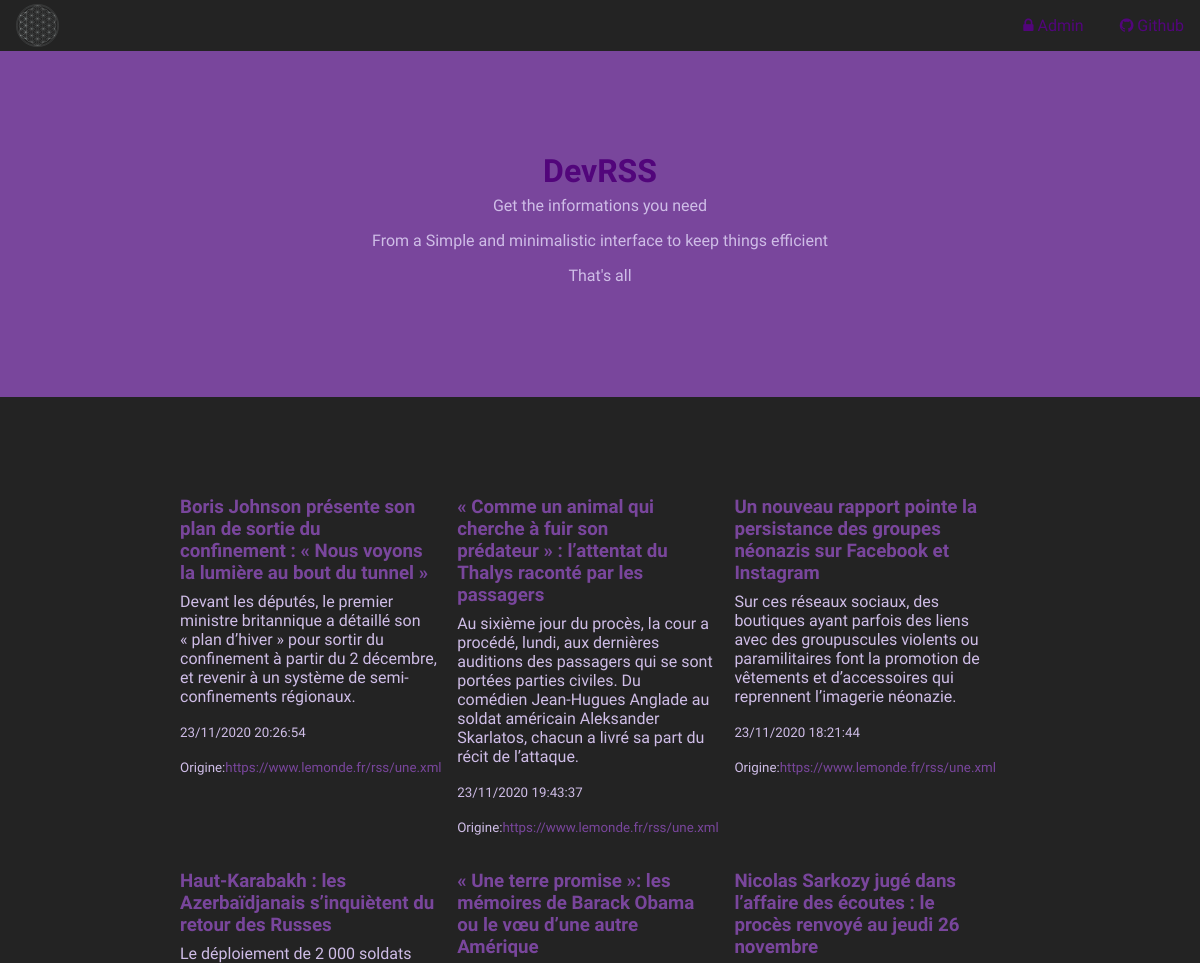
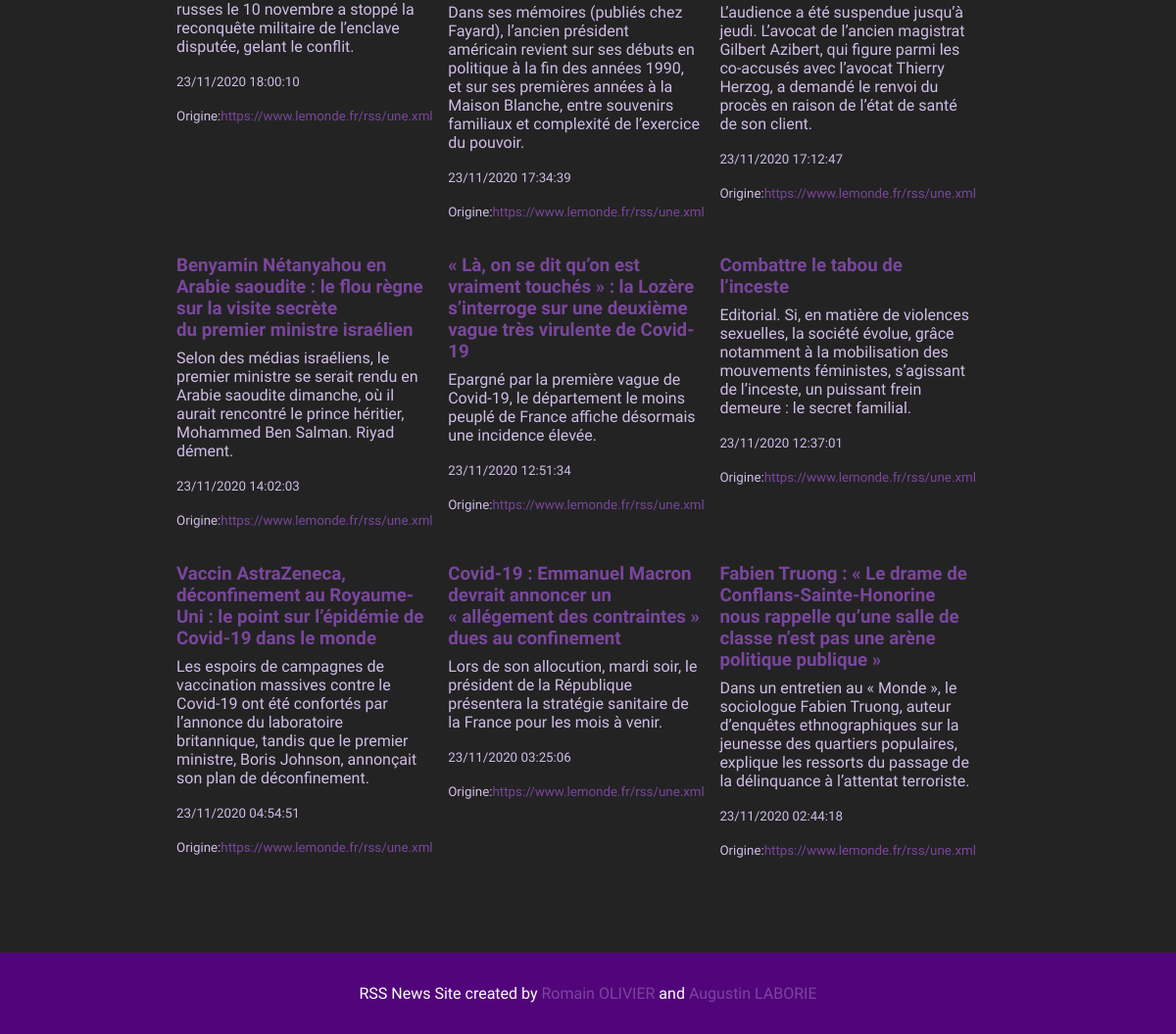
The page /?page=main on the database its author committed (2 pictures, top to bottom).
### tables this page shows
CREATE TABLE `news` (
  `id` int NOT NULL,
  `datepubli` datetime NOT NULL,
  `site` varchar(256) NOT NULL,
  `titre` text NOT NULL,
  `description` text NOT NULL,
  `idSource` int NOT NULL
);

CREATE TABLE `source` (
  `id` int NOT NULL,
  `nom` varchar(30) NOT NULL,
  `lien` varchar(255) NOT NULL
);

### Controller/NewsController.php (called while the page is built, shortened)
<?php
class NewsController extends Controller {
    public function __construct(){
        $this->gateway = new NewsGateway(Config::getDSN(), Config::$DBData["User"], Config::$DBData["Password"]);
        $this->renderPage("main");
    }
    public static function compareNewsModel(NewsModel $a, NewsModel $b){
        return Verification::compareDate($a->getDate(),$b->getDate());
    }
    public function getAllNews() : array {
        $arr = $this->gateway->getAllNews();
        uasort($arr, '\Web2A\Controller\NewsController::compareNewsModel');
        return $arr;
    }
}

### index.php (called while the page is built, shortened)
<?php
require_once(__DIR__.'/Utils/Config.php');
require_once(__DIR__.'/Utils/SplClassLoader.php');
$control = \Web2A\Controller\Controller::getInstance();

### Utils/Config.php (called while the page is built, shortened)
<?php
class Config {
    public static $ViewDir="View/";
    private static $AssetsDir="assets/";
    public static $DBData = array(
        "User" => "rss",
        "Password" => "projetrss",
        "BaseName" => "projetrss",
        "Server" => "localhost"
    );
    public static function getDSN() : string{
        return "mysql:host=".self::$DBData["Server"].";dbname=".self::$DBData["BaseName"].";";
    }
    public static function getAssetsDir(){
        return self::$ViewDir.self::$AssetsDir;
    }
}

### Utils/SplClassLoader.php (called while the page is built, shortened)
<?php
class SplClassLoader {
    private $_fileExtension = '.php';
    private $_namespace;
    private $_namespaceSeparator = '\\';
    public function __construct(string $ns = null, string $includePath = null)
    {
        $this->_namespace = $ns;
        $this->_includePath = $includePath;
    }
    public function loadClass(string $className)
    {
        if (null === $this->_namespace || $this->_namespace.$this->_namespaceSeparator === substr($className, 0, strlen($this->_namespace.$this->_namespaceSeparator))) {
            $fileName = '';
            if (false !== ($lastNsPos = strripos($className, $this->_namespaceSeparator))) {
                $namespace = substr($className, 0, $lastNsPos);
                $className = substr($className, $lastNsPos + 1);
                $fileName = str_replace($this->_namespaceSeparator, DIRECTORY_SEPARATOR, $namespace) . DIRECTORY_SEPARATOR;
            }
            $fileName .= str_replace('_', DIRECTORY_SEPARATOR, $className) . $this->_fileExtension;
        }
    }
}

### Utils/Verification.php (called while the page is built, shortened)
<?php
class Verification {
    public static function verifDbConnect($dsn, $username, $password) : bool {
        return self::verifDSN($dsn) && (!empty($password)) && (!empty($username));
    }
    private static function verifDSN($dsn){
        return preg_match('(^mysql:host=[^;]+;dbname=[^;]+;(?:port=\d{2,4};)?(?:charset=[^;]+;)?$)', $dsn);
    }
    public static function verifNews($title, $description, $link,$date, $sourceLien) : array {
        $tmp = array();
        try {
            $tmp["date"] = $date;
            $tmp["title"] = self::cleanVar($title);
            $tmp["desc"] = self::cleanVar($description);
            $tmp["source"] = self::cleanVar($sourceLien);
            if(! $tmp["link"] = self::verifyUrl($link)){
                throw new Exception("Invalid URL");
            }
            return $tmp;
        }catch (Exception $e){
            echo $e;
        }
    }
    private static function verifyUrl($url){
        return filter_var($url, FILTER_VALIDATE_URL);
    }
    private static function isDateTime($date){
        return $date instanceof DateTime;
    }
    public static function compareDate(DateTime $a, DateTime $b){
        return ($a < $b) ? 1 : -1;
    }
    private static function cleanVar($var){
        return trim(htmlentities($var, ENT_QUOTES, 'UTF-8'));
    }
}

### Controller/Gateway/Gateway.php (called while the page is built, shortened)
<?php
abstract class Gateway {
    public function __construct(string $dsn, string $username, string $password){
        $this->con = new DbConnect($dsn, $username, $password);
    }
}

### Controller/Gateway/NewsGateway.php (called while the page is built, shortened)
<?php
class NewsGateway extends Gateway {
    public function getAllNews() : array{
        $arr = [];
        $query = "SELECT N.*, S.lien FROM `news` N, `source` S WHERE S.id = N.idSource";
        $this->con->executeQuery($query);
        foreach ($this->con->getResults() as $row){
            try {
                array_push($arr, new NewsModel($row["titre"], $row["description"], $row["site"], new DateTime($row["datepubli"]), $row["lien"]));
            } catch (Exception $e) {
            }
        }
        return $arr;
    }
}

### Utils/DbConnect.php (called while the page is built, shortened)
<?php
class DbConnect extends PDO {
    private $stmt;
    public function executeQuery(string $query, array $parameters = []) : bool{
        $this->stmt = parent::prepare($query);
        return $this->stmt->execute();
    }
    public function getResults() : array {
        return $this->stmt->fetchall();
    }
}

### Model/NewsModel.php (the view, shortened to what this page needs)
<?php
class NewsModel {
    private string $title,$description ,$link, $sourceLien;
    private DateTime $date;
    public function __construct($title,$description,$link,$date,$sourceLien){
        $this->title = $title;
        $this->description = $description;
        $this->link = $link;
        $this->date = $date;
        $this->sourceLien = $sourceLien;
    }
    public function toHtmlString() : string{
        return '<div class="article-item">
                  <h3 class="section-title"><a href="' .$this->link.'">'.$this->title.'</a></h3>
                  <p>'.$this->description.'</p>
                  <p><small>'.$this->date->format("d/m/Y H:i:s").'</small></p>
                  <p><small>Origine:<a href="'.$this->sourceLien.'">'.$this->sourceLien.'</a></small></p>
                </div>';
    }
    public function getDate(): DateTime{
        return $this->date;
    }
}

### Controller/Controller.php (shortened to what this page needs)
<?php
class Controller {
    public static function selectPage(){
        if(isset($_GET['page'])){
            switch ($_GET['page']){
                case "main":
                    return new NewsController();
            }
        }else{
            header("location: ./?page=main");
            die();
        }
    }
    protected function renderPage($name){
        require_once Config::getView($name);
    }
    private static $instance = null;
    public static function getInstance(){
        if(is_null(self::$instance)){
            self::$instance = self::selectPage();
        }
        return self::$instance;
    }
}
?>

### View/index.php (shortened to what this page needs)
<!doctype html>
<html>
  <head>
      <link rel="stylesheet" href="https://cdnjs.cloudflare.com/ajax/libs/font-awesome/4.7.0/css/font-awesome.min.css">
      <link rel="stylesheet" href="<?php echo Config::getAssetsDir(); ?>css/global.css">
      <link rel="stylesheet" href="<?php echo Config::getAssetsDir(); ?>css/landing.css">
  </head>
  <body>
    <nav>
      <div class="logo"></div>
      <ul class="menu">
        <li class="menu__item"><a href="./?page=login" class="link link--dark"><i class="fa fa-lock"></i> Admin</a></li>
        <li class="menu__item"><a href="<?php echo Config::$Repo; ?>" class="link link--dark"><i class="fa fa-github"></i> Github</a></li>
      </ul>
    </nav>
    <div class="header">
      <h1 class="header-title">DevRSS</h1>
      <div>
        <p class="header-description">Get the informations you need</p>
        <p class="header-description">From a Simple and minimalistic interface to keep things efficient</p>
        <p class="header-description">That's all</p>
      </div>
    </div>
    <div class="wrapper">
      <div class="articles">
          <?php
            $arr = $this->getAllNews();
            foreach ($arr as $news){
                echo $news->toHtmlString();
            }
          ?>
      </div>
    </div>
    <footer class="footer">RSS News Site created by <a href="https://github.com/romain325">Romain OLIVIER</a> and <a href="#">Augustin LABORIE</a></footer>
  </body>
</html>

### View/assets/css/global.css (style rules this page uses)
:root { --primary-color: #52057b; --primary-color-light: #892cdc; --accent-color: #bc6ff1; --accent-color-light: #cba3f6; --accent-color-dark: #79469c; --white-color: #cfbde7; --light-gray-color: #C6CBD1; --medium-gray-color: #959DA5; --dark-gray-color: #444d56; --bg-color: #232323; }
html, body { padding: 0; margin: 0; font-family: 'Nunito Sans', sans-serif; background-color: var(--bg-color); }
p { font-weight: 300; color: var(--white-color); }
li { font-weight: 300; color: var(--white-color); }
a, a:hover { text-decoration: none; color: var(--accent-color-dark); }
* { box-sizing: border-box; }
.section-title { color: var(--primary-color); }
.link { text-decoration: none; transition: all 0.3s ease-out; }
.link--dark { color: var(--primary-color); }
nav { display: grid; grid-template-columns: 70px auto; }
.menu { margin: 0; text-align: right; overflow: hidden; list-style: none; }
.menu__item { padding: 1rem; display: inline-block; }
.wrapper { margin: 0 auto; width: 70%; }
.footer { text-align: center; background-color: var(--primary-color); padding: 2rem; color: white; }

### View/assets/css/landing.css (style rules this page uses)
.logo { background: url('../img/logo.svg') no-repeat; background-size: contain; margin: 0.25rem 0.25rem 0.25rem 1rem; }
nav { background-color: var(--dark); }
.header { text-align: center; background-color: var(--accent-color-dark); padding: 5rem 0 5rem 0; }
.header-title { font-weight: 900; color: var(--primary-color); }
.header-description { margin: -1rem auto 2rem auto; }
.articles { display: flex; flex-wrap: wrap; padding: 5rem 0 5rem 0; }
.article-item { max-width: calc(33% - 20px); margin: 0 20px 0 0; }
.article-item .section-title { margin-bottom: 0; }
.article-item p { margin-top: 0.5rem; }

### rows shown on the page
news: titre "Boris Johnson présente son plan de sortie du confinement : « Nous voyons la lumière au bout du tunnel »", description "Devant les députés, le premier ministre britannique a détaillé son « plan d’hiver » pour sortir du confinement à partir du 2 décembre, et revenir à un système de semi-confinements régionaux.", format "23/11/2020 20:26:54", idSource.lien "https://www.lemonde.fr/rss/une.xml"
news: titre "« Comme un animal qui cherche à fuir son prédateur » : l’attentat du Thalys raconté par les passagers", description "Au sixième jour du procès, la cour a procédé, lundi, aux dernières auditions des passagers qui se sont portées parties civiles. Du comédien Jean-Hugues Anglade au soldat américain Aleksander Skarlatos, chacun a livré sa part du récit de l’attaque.", format "23/11/2020 19:43:37", idSource.lien "https://www.lemonde.fr/rss/une.xml"
news: titre "Un nouveau rapport pointe la persistance des groupes néonazis sur Facebook et Instagram", description "Sur ces réseaux sociaux, des boutiques ayant parfois des liens avec des groupuscules violents ou paramilitaires font la promotion de vêtements et d’accessoires qui reprennent l’imagerie néonazie.", format "23/11/2020 18:21:44", idSource.lien "https://www.lemonde.fr/rss/une.xml"
news: titre "Haut-Karabakh : les Azerbaïdjanais s’inquiètent du retour des Russes", description "Le déploiement de 2 000 soldats russes le 10 novembre a stoppé la reconquête militaire de l’enclave disputée, gelant le conflit.", format "23/11/2020 18:00:10", idSource.lien "https://www.lemonde.fr/rss/une.xml"
news: titre "« Une terre promise »: les mémoires de Barack Obama ou le vœu d’une autre Amérique", description "Dans ses mémoires (publiés chez Fayard), l’ancien président américain revient sur ses débuts en politique à la fin des années 1990, et sur ses premières années à la Maison Blanche, entre souvenirs familiaux et complexité de l’exercice du pouvoir.", format "23/11/2020 17:34:39", idSource.lien "https://www.lemonde.fr/rss/une.xml"
news: titre "Nicolas Sarkozy jugé dans l’affaire des écoutes : le procès renvoyé au jeudi 26 novembre", description "L’audience a été suspendue jusqu’à jeudi. L’avocat de l’ancien magistrat Gilbert Azibert, qui figure parmi les co-accusés avec l’avocat Thierry Herzog, a demandé le renvoi du procès en raison de l’état de santé de son client.", format "23/11/2020 17:12:47", idSource.lien "https://www.lemonde.fr/rss/une.xml"
news: titre "Benyamin Nétanyahou en Arabie saoudite : le flou règne sur la visite secrète du premier ministre israélien", description "Selon des médias israéliens, le premier ministre se serait rendu en Arabie saoudite dimanche, où il aurait rencontré le prince héritier, Mohammed Ben Salman. Riyad dément.", format "23/11/2020 14:02:03", idSource.lien "https://www.lemonde.fr/rss/une.xml"
news: titre "« Là, on se dit qu’on est vraiment touchés » : la Lozère s’interroge sur une deuxième vague très virulente de Covid-19", description "Epargné par la première vague de Covid-19, le département le moins peuplé de France affiche désormais une incidence élevée.", format "23/11/2020 12:51:34", idSource.lien "https://www.lemonde.fr/rss/une.xml"
news: titre "Combattre le tabou de l’inceste", description "Editorial. Si, en matière de violences sexuelles, la société évolue, grâce notamment à la mobilisation des mouvements féministes, s’agissant de l’inceste, un puissant frein demeure : le secret familial.", format "23/11/2020 12:37:01", idSource.lien "https://www.lemonde.fr/rss/une.xml"
news: titre "Vaccin AstraZeneca, déconfinement au Royaume-Uni : le point sur l’épidémie de Covid-19 dans le monde", description "Les espoirs de campagnes de vaccination massives contre le Covid-19 ont été confortés par l’annonce du laboratoire britannique, tandis que le premier ministre, Boris Johnson, annonçait son plan de déconfinement.", format "23/11/2020 04:54:51", idSource.lien "https://www.lemonde.fr/rss/une.xml"
news: titre "Covid-19 : Emmanuel Macron devrait annoncer un « allégement des contraintes » dues au confinement", description "Lors de son allocution, mardi soir, le président de la République présentera la stratégie sanitaire de la France pour les mois à venir.", format "23/11/2020 03:25:06", idSource.lien "https://www.lemonde.fr/rss/une.xml"
news: titre "Fabien Truong : « Le drame de Conflans-Sainte-Honorine nous rappelle qu’une salle de classe n’est pas une arène politique publique »", description "Dans un entretien au « Monde », le sociologue Fabien Truong, auteur d’enquêtes ethnographiques sur la jeunesse des quartiers populaires, explique les ressorts du passage de la délinquance à l’attentat terroriste.", format "23/11/2020 02:44:18", idSource.lien "https://www.lemonde.fr/rss/une.xml"
